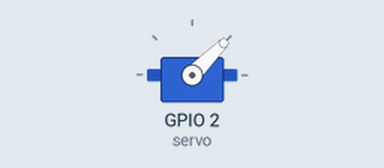
A program run on a simulated Raspberry Pi (BCM pin numbers). On the bench: servo. Servo angles are drawn from the pulse width (0.5 ms = 0°, 2.5 ms = 180°).

Above: at 0.05 s.
At 0.6 s:
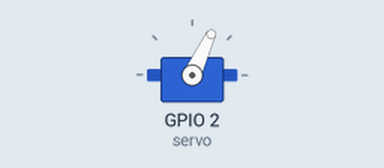
At 1.15 s:
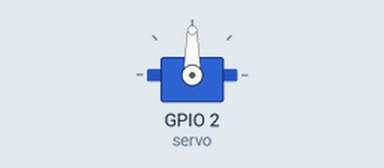
At 2.3 s:
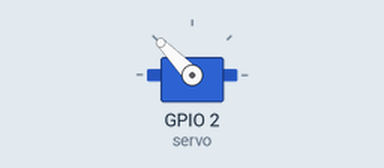
Timing chart, 0 to 5.3 s (numbered marks = the images above):
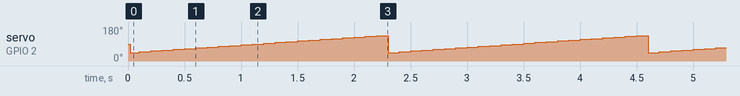

The program:

servocam.py
```python
import RPi.GPIO as GPIO
from time import sleep
from gpiozero import Servo

servo = Servo(2)
val = -1

try:
    while True:
        servo.value = val
        sleep(0.1)
        val = val + 0.09
        if val > 1:
            val = -1
except KeyboardInterrupt:
	print("Program stopped")
```
